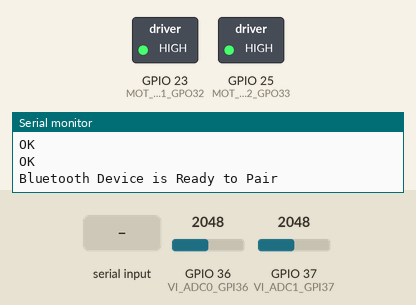
Recording of a sketch running on a simulated ESP32. Parts: switched loads named in the sketch (green lamp = pin HIGH), the last lines printed to the serial monitor. The inputs (shaded band) are chosen by the test bench; at power-on: GPIO 36 (VI_ADC0_GPI36) = 2048, GPIO 37 (VI_ADC1_GPI37) = 2048. Nothing arrives over Bluetooth unless stated; the modem accepts every AT command (registered, SIM ready, sends succeed) and sends nothing else.

Above: at 18.4 s.
18.5 s: "StartPump" received over the second serial link
At 18.8 s:
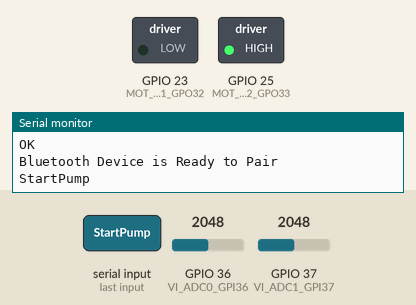
21.5 s: "StopPump" received over the second serial link
At 22.2 s:
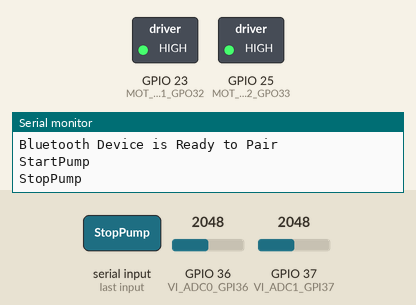
Timing chart, 0 to 24.5 s (numbered marks = the images above; inputs shaded):
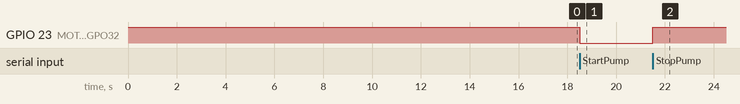

Measured:
- after the input at 18.5 s, GPIO 23 (MOT_RLC1_GPO32): HIGH → LOW at once
- after the input at 21.5 s, GPIO 23 (MOT_RLC1_GPO32): LOW → HIGH at once

The sketch:

SIM7600_BLT_CONFIG.ino
```cpp
// (licence header left out)
#define VERSION V1 .0
#include "heltec.h"
#include "BluetoothSerial.h"  // Header File for Serial Bluetooth, will be added by default into Arduino
#include <rom/ets_sys.h>
#include <stdio.h>
#include <string.h>
#include <esp_sleep.h>
#include <soc/rtc.h>
#include <esp_bt.h>
#include <esp_bt_main.h>
//#include <ESP32Time.h>

#define VERSION 1.5

// ADC INPUTS
#define VI_ADC0_GPI36 36
#define VI_ADC1_GPI37 37
#define VM_ADC2_GPI38 38
#define TM_ADC0_GPI39 39
#define R485_RX2_GPIO16 16
#define R485_TX2_GPIO17 17
//#define MOT_RLC1_GPO32 32  //new board 32
//#define MOT_RLC2_GPO33 33  //new board 33
#define MOT_RLC1_GPO32 23  //new board 32
#define MOT_RLC2_GPO33 25  //new board 33

// LTE Serial
// 22, 23, 2, 17, 16x, 12x, 13, 32, 33
// 36, 37, 38, 39
#define LTE_TX 12  // LTE transmit
#define LTE_RX 13  // LTE receive
HardwareSerial LTESerial(1);
BluetoothSerial BTSerial;  // Object for Bluetooth
//#define DEBUG true
#define MODE_1A
String from_usb = "";
String message = "";
char BTConfig[100];
int ConfigByte = 0;

// Control
bool MANUAL_START = 0;
bool MANUAL_STOP = 0;
bool MOTOR_RUN = 0;
bool CONFIG_PUMP = 0;
bool DEBUG = 1;
bool newMessage = 0;
float soilMoisture;
float soilTemperature;
float soilConductivity;
int tenMinDelay = 0;


// These are the global variables
//String motorStartTimeHr = "10";
//String motorStartTimeMin = "10";
//String motorRunTimeHr = "10";
//String motorRunTimeMin = "10";
//String motorRunInterval = "10";
//String motorVoltage = "10";
//String motorCurrent = "10";
//String motorEffeciency = "10";
//String soilMoisturePercent = "10";
//String soilTemperature = "10";
//String airTemperature = "10";
//String currentTimeHr = "10";
//String currentTimeMin = "10";
//String programButton = "0";
//String manualStartButton = "0";
//String manualStopButton = "0";
/*-----------------------------------------------------------------------------
  // AC & DC Current Sensor with LCD By Solarduino

  // Note Summary
  // Note :  Safety is very important when dealing with electricity. We take no responsibilities while you do it at your own risk.
  // Note :  This AC & DC  Current Sensor Code is for HSTS016L Hall effect split core current transformer use.
  // Note :  The value shown in Serial Monitor / LCD Display is refreshed every second and measurement value is the average value of 4000 sample readings for nearly a second.
  // Note :  The current measured is the Root Mean Square (RMS) value.
  // Note :  The analog value per sample is squared and accumulated for every 4000 samples before being averaged. The averaged value is then getting square-rooted.
  // Note :  The unit provides reasonable accuracy and may not be comparable with other expensive branded and commercial product.
  // Note :  All credit shall be given to Solarduino.

  -----------------------------------------------------------------------------*/
/* 0- General */
int decimalPrecision = 2;                   // decimal places for all values shown in LED Display & Serial Monitor

/* 1- AC Current Measurement */
int currentAnalogInputPin = VI_ADC0_GPI36;  //A1;             // Which pin to measure Current Value (A0 is reserved for LCD Display Shield Button function)
int calibrationPin        = VI_ADC1_GPI37;         //A2;                    // Which pin to calibrate offset middle value
float manualOffset        = 0.00;           // Key in value to manually offset the initial value
float mVperAmpValue       = 6.25;           // If using "Hall-Effect" Current Transformer, key in value using this formula: mVperAmp = maximum voltage range (in milli volt) / current rating of CT
// For example, a 20A Hall-Effect Current Transformer rated at 20A, 2.5V +/- 0.625V, mVperAmp will be 625 mV / 20A = 31.25mV/A
// For example, a 50A Hall-Effect Current Transformer rated at 50A, 2.5V +/- 0.625V, mVperAmp will be 625 mV / 50A = 12.5 mV/A
// For example, a 100A Hall-Effect Current Transformer rated at 100A, 2.5V +/- 0.625V, mVperAmp will be 625 mV / 100A = 6.25 mV/A
float supplyVoltage      = 3300;            // Analog input pin maximum supply voltage, Arduino Uno or Mega is 5000mV while Arduino Nano or Node MCU is 3300mV
float offsetSampleRead   = 0;               /* to read the value of a sample for offset purpose later */
float currentSampleRead  = 0;               /* to read the value of a sample including currentOffset1 value*/
float currentLastSample  = 0;               /* to count time for each sample. Technically 1 milli second 1 sample is taken */
float currentSampleSum   = 0;               /* accumulation of sample readings */
float currentSampleCount = 0;               /* to count number of sample. */
float currentMean ;                         /* to calculate the average value from all samples, in analog values*/
float RMSCurrentMean ;                      /* square roof of currentMean, in analog values */
float FinalRMSCurrent ;                     /* the final RMS current reading*/
float FinalCurrent ;                        /* the final current reading*/

void setup() {
  Serial.begin(115200);  // Start Serial monitor in 115200
  LTESerial.begin(115200, SERIAL_8N1, LTE_RX, LTE_TX);


  memset(BTConfig, '\0', 100);  // Initialize the string

  pinMode(VI_ADC0_GPI36, INPUT);
  pinMode(VI_ADC1_GPI37, INPUT);
  pinMode(VM_ADC2_GPI38, INPUT);
  pinMode(TM_ADC0_GPI39, INPUT);

  pinMode(MOT_RLC1_GPO32, OUTPUT);
  pinMode(MOT_RLC2_GPO33, OUTPUT);
    // disable relays
  digitalWrite(MOT_RLC1_GPO32, HIGH);
  digitalWrite(MOT_RLC2_GPO33, HIGH);

  //delay(600);
  Serial.println(" Power ON ");
  // power on pulse
  //digitalWrite(GPIO25, HIGH);
  //delay(500);
  //digitalWrite(GPIO25, LOW);

  PowerOn();
  Serial.println(" Msg. ON ");
  // power on pulse
  sendData("AT+COPS=2\r\n", 3000, DEBUG);
  sendData("AT+CTZU=1\r\n", 3000, DEBUG);
  sendData("AT+COPS=0\r\n", 3000, DEBUG);
  sendData("AT+CCLK?\r\n", 3000, DEBUG);
  //ConfigureFTP(ftp_server,ftp_user_name,ftp_user_password);
  BTSerial.begin("Frenzimned Therapy BT");  // Name of your Bluetooth Signal
  Serial.println("Bluetooth Device is Ready to Pair");


/*delay(500);
  int aVin = analogRead(VM_ADC2_GPI38);
  float dVin = floatMap(aVin, 0, 4095, 0, 3.3);

  display.clear();
  display.setFont(ArialMT_Plain_16); // ArialMT_Plain_10, ArialMT_Plain_16, ArialMT_Plain_24
  display.drawString(0, 10, "BISMILLAH");
  String batteryVin = ("BAT = " + String(dVin, 1) + " V");
  display.drawString(0, 30, String(batteryVin));
  display.display();

  digitalWrite(GPIO25, HIGH);  // turn the LED on (HIGH is the voltage level)
  delay(100);                  // wait for a second
  digitalWrite(GPIO25, LOW);   // turn the LED off by making the voltage LOW
  delay(100);
  Serial.println(" Lora ON ");
*/
}

/*----------------------------------------------------------------------------
  NAME :            FrenziPump Timer
  COPYRIGHT FrenziTech 2023
  AUTHOR :          Aamir Farooqui
  DATE:             08/11/22
  MODIFIED BY :
  COMMENTS:
  VERSION:          V1.0
  -----------------------------------------------------------------------------*/
void loop() {
  // put your main code here, to run repeatedly:
  BTScan();
rms_current();
  if (MANUAL_START) {
    // power on pulse
    digitalWrite(MOT_RLC1_GPO32, LOW);
  }
  if (MANUAL_STOP) {
    digitalWrite(MOT_RLC1_GPO32, HIGH);
  }
  if (CONFIG_PUMP) {
    Serial.println(BTConfig);
    char msb = BTConfig[0] - '0';
    char lsb = BTConfig[1] - '0';
    int stHr = (msb)*10 + (lsb);
    Serial.println(stHr);
    CONFIG_PUMP = 0;
  }

  tenMinDelay = tenMinDelay + 1;
  if (  (tenMinDelay > 1000) && (MANUAL_STOP == 1)) {
    sendData("AT+CCLK?\r\n", 3000, DEBUG);
    tenMinDelay = 0;
    // put your main code here, to run repeatedly:
    // nitrogen();
    // power on pulse
    //digitalWrite(GPIO25, HIGH);
    //delay(500);
    //digitalWrite(GPIO25, LOW);
    String http_str = "AT+HTTPPARA=\"URL\",\"https://frenzitech.frenzivendi.com/sensor_service.php?soil_temp=" + String(soilTemperature / 10, 1) + \
                      "&soil_moisture=" + String(soilMoisture / 10, 1) + "&soil_ece=" + String(FinalRMSCurrent, 1) + "\"\r\n";
    //String http_str = "AT+HTTPPARA=\"URL\",\"https://frenzitech.frenzivendi.com/sensor_service.php?soil_temp=" + String(soilTemperature / 10, 1) + \
    //                  "&soil_moisture=" + String(soilMoisture / 10, 1) + "&soil_ece=" + String(soilConductivity / 10, 1) + "\"\r\n";
    Serial.println(http_str);
    sendData("AT+HTTPINIT\r\n", 2000, DEBUG);
    sendData(http_str, 2000, DEBUG);
    sendData("AT+HTTPACTION=0\r\n", 3000, DEBUG);
    sendData("AT+HTTPTERM\r\n", 3000, DEBUG);
    sendData("AT+CCLK?\r\n", 3000, DEBUG);
  }


}


int rms_current()                                                                                                   /*codes to run again and again */
{
  /* 1- AC & DC Current Measurement US 60Hz = 16666.66 uSec*/
  if (micros() >= currentLastSample + 100)                                                            /* every 0.1 milli second taking 1 reading */
  {
    int Vin1          = analogRead(currentAnalogInputPin);
    int Vin2          = analogRead(calibrationPin);
    currentSampleRead = Vin1 - Vin2;                                                                   /* read the sample value including offset value*/
    currentSampleSum = currentSampleSum + sq(currentSampleRead) ;                                      /* accumulate total analog values for each sample readings*/
    currentSampleCount = currentSampleCount + 1;                                                       /* to count and move on to the next following count */
    currentLastSample = micros();                                                                      /* to reset the time again so that next cycle can start again*/
  }

  if (currentSampleCount > 166)                                                                       /* after 166 count or 16.6 milli seconds (0.166 second), do this following codes*/
  {
    currentMean = currentSampleSum / currentSampleCount;                                              /* average accumulated analog values*/
    RMSCurrentMean = sqrt(currentMean);                                                               /* square root of the average value*/
    FinalRMSCurrent = (((RMSCurrentMean / 4095) * supplyVoltage) / mVperAmpValue) - manualOffset;
    /* calculate the final RMS current*/
    if (FinalRMSCurrent <= (625 / mVperAmpValue / 100))                                               /* if the current detected is less than or up to 1%, set current value to 0A*/
    {
      FinalRMSCurrent = 0;
    }
    // Serial.println(FinalRMSCurrent);
    currentSampleSum = 0;                                                                             /* to reset accumulate sample values for the next cycle */
    currentSampleCount = 0;                                                                           /* to reset number of sample for the next cycle */
    return 1;
  }
  return 0;
}
/*----------------------------------------------------------------------------
  NAME :            FrenziPump Timer
  COPYRIGHT FrenziTech 2023
  AUTHOR :          Aamir Farooqui
  DATE:             08/11/22
  MODIFIED BY :
  COMMENTS:
  VERSION:          V1.0
  -----------------------------------------------------------------------------*/
float floatMap(float x, float in_min, float in_max, float out_min, float out_max) {
  return (x - in_min) * (out_max - out_min) / (in_max - in_min) + out_min;
}
/**************************Power on Sim7x00**************************/
/*----------------------------------------------------------------------------
  NAME :            FrenziPump Timer
  COPYRIGHT FrenziTech 2023
  AUTHOR :          Aamir Farooqui
  DATE:             08/11/22
  MODIFIED BY :
  COMMENTS:
  VERSION:          V1.0
  -----------------------------------------------------------------------------*/
void PowerOn() {
  uint8_t answer = 0;
  // checks if the module is started
  answer = sendATcommand("AT", "OK", 2000);
  if (answer == 0) {
    // waits for an answer from the module
    while (answer == 0) {  // Send AT every two seconds and wait for the answer
      answer = sendATcommand("AT", "OK", 2000);
      Serial.print("Starting up...\n");
      delay(1000);
    }
  }
  delay(5000);
  while ((sendATcommand("AT+CREG?", "+CREG: 0,1", 500) || sendATcommand("AT+CREG?", "+CREG: 0,5", 500)) == 0)
    delay(500);
}


/**************************SMS sending and receiving message **************************/
/*----------------------------------------------------------------------------
  NAME :            FrenziPump Timer
  COPYRIGHT FrenziTech 2023
  AUTHOR :          Aamir Farooqui
  DATE:             08/11/22
  MODIFIED BY :
  COMMENTS:
  VERSION:          V1.0
  -----------------------------------------------------------------------------*/
//SMS sending short message
bool SendingShortMessage(const char* PhoneNumber, const char* Message) {
  uint8_t answer = 0;
  char aux_string[30];
  Serial.print("Setting SMS mode...\n");
  sendATcommand("AT+CMGF=1", "OK", 1000);  // sets the SMS mode to text
  Serial.print("Sending Short Message\n");
  sprintf(aux_string, "AT+CMGS=\"%s\"", PhoneNumber);
  answer = sendATcommand(aux_string, ">", 3000);  // send the SMS number
  if (answer == 1) {
    LTESerial.println(Message);
    LTESerial.write(0x1A);
    answer = sendATcommand("", "OK", 20000);
    if (answer == 1) {
      Serial.print("Sent successfully \n");
      return true;
    } else {
      Serial.print("error \n");
      return false;
    }
  } else {
    //     Serial.print(answer);
    Serial.print(" error.\n");
    return false;
  }
}
String sendData(String command, const int timeout, boolean debug)
{
  String response = "";
  LTESerial.println(command);

  long int time = millis();
  while ( (time + timeout) > millis())
  {
    while (LTESerial.available())
    {
      char c = LTESerial.read();
      response += c;
    }
  }
  if (debug)
  {
    Serial.print(response);
  }
  return response;
}
/*----------------------------------------------------------------------------
  NAME :            FrenziPump Timer
  COPYRIGHT FrenziTech 2023
  AUTHOR :          Aamir Farooqui
  DATE:             08/11/22
  MODIFIED BY :
  COMMENTS:
  VERSION:          V1.0
  -----------------------------------------------------------------------------*/
uint8_t sendATcommand(const char* ATcommand, const char* expected_answer, unsigned int timeout) {
  uint8_t x = 0, answer = 0;
  char response[100];
  unsigned long previous;
  memset(response, '\0', 100);  // Initialize the string
  delay(100);
  while (LTESerial.available() > 0) LTESerial.read();  // Clean the input buffer
  LTESerial.println(ATcommand);                        // Send the AT command
  x = 0;
  previous = millis();
  // this loop waits for the answer
  do {
    if (LTESerial.available() != 0) {
      // if there are data in the UART input buffer, reads it and checks for the asnwer
      response[x] = LTESerial.read();
      //            Serial.print(response[x]);
      x++;
      // check if the desired answer  is in the response of the module
      if (strstr(response, expected_answer) != NULL) {
        answer = 1;
      }
    }
    // Waits for the asnwer with time out
  } while ((answer == 0) && ((millis() - previous) < timeout));
  //    Serial.print("\n");
  return answer;
}

/*----------------------------------------------------------------------------
  NAME :            FrenziPump Timer
  COPYRIGHT FrenziTech 2023
  AUTHOR :          Aamir Farooqui
  DATE:             08/11/22
  MODIFIED BY :
  COMMENTS:
  VERSION:          V1.0
  -----------------------------------------------------------------------------*/
//Serial.println("Bluetooth Device is Ready to Pair");
void BTScan() {
  String BTString = receiveBTData(DEBUG);
  if (newMessage == 1) {
    newMessage = 0;
    // check if the desired answer  is in the response of the module
    if (BTString == "PhoneConnect") {
      Serial.println("Bluetooth Device is connected ...");
    }
    if (BTString == "StartPump") {
      MANUAL_START = 1;
      MANUAL_STOP = 0;
      BTSerial.println("OK");
      BTSerial.flush();
    }
    if (BTString == "StopPump") {
      MANUAL_START = 0;
      MANUAL_STOP = 1;
      BTSerial.println("OK");
      BTSerial.flush();
    }
    if (BTString == "ConfigStart") {
      CONFIG_PUMP = 1;
      ConfigByte = 0;
      BTSerial.println("OK");
      BTSerial.flush();
      while (newMessage == 0) {
        //BTConfig = receiveBTData(DEBUG);
        while (BTSerial.available()) {
          BTConfig[ConfigByte] = BTSerial.read();
          Serial.println(BTConfig[ConfigByte]);
          if (BTConfig[ConfigByte] == 'X') {
            newMessage = 1;
            Serial.println(BTConfig[ConfigByte]);
            Serial.println(ConfigByte);
          }
          ConfigByte++;
        }
      }
      newMessage = 0;
      BTSerial.println("OK");
      BTSerial.flush();
    }
  }
}

/*----------------------------------------------------------------------------
  NAME :            FrenziPump Timer
  COPYRIGHT FrenziTech 2023
  AUTHOR :          Aamir Farooqui
  DATE:             08/11/22
  MODIFIED BY :
  COMMENTS:
  VERSION:          V1.0
  -----------------------------------------------------------------------------*/
String sendBTData(String command, const int timeout, boolean debug) {
  String response = "";
  BTSerial.println(command);
  long int time = millis();
  while ((time + timeout) > millis()) {
    while (BTSerial.available()) {
      char c = BTSerial.read();
      response += c;
    }
  }
  if (debug) {
    Serial.println(response);
  }
  return response;
}

/*----------------------------------------------------------------------------
  NAME :            FrenziPump Timer
  COPYRIGHT FrenziTech 2023
  AUTHOR :          Aamir Farooqui
  DATE:             08/11/22
  MODIFIED BY :
  COMMENTS:
  VERSION:          V1.0
  -----------------------------------------------------------------------------*/
String receiveBTData(boolean debug) {
  // Serial.println("Bluetooth Device is Ready to Pair");
  String response = "";
  while (BTSerial.available()) {
    char c = BTSerial.read();
    response += c;
    newMessage = 1;
  }
  if (debug & newMessage) {
    Serial.println(response);
  }
  return response;
}
```
